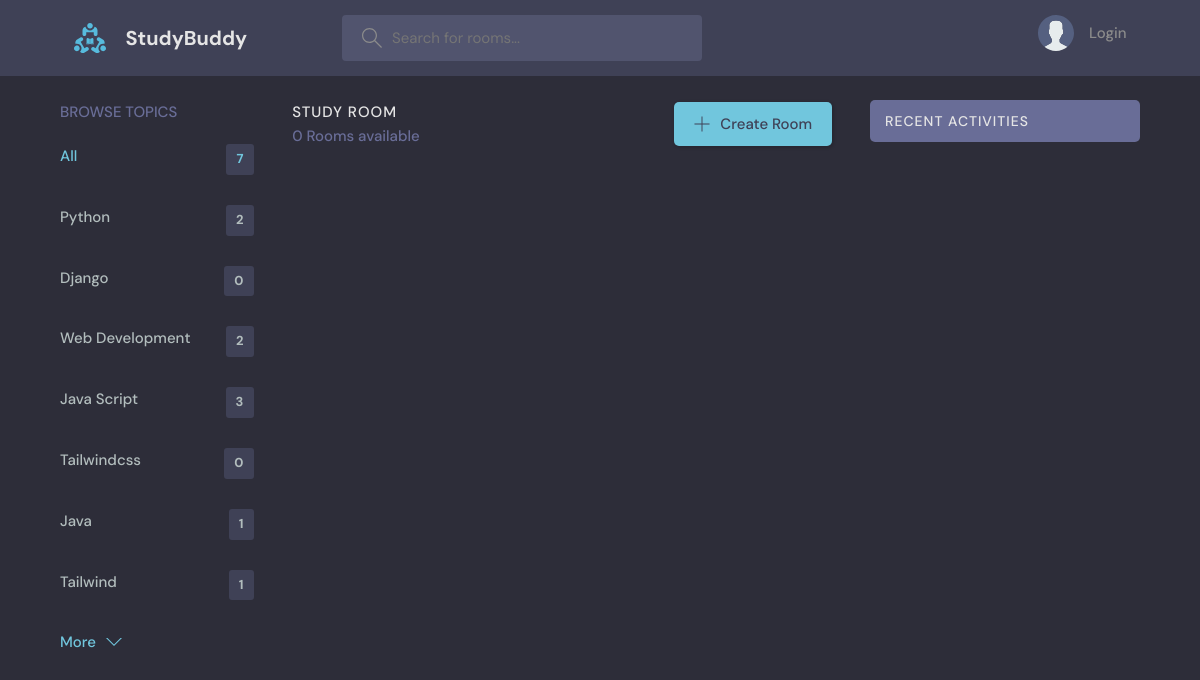
Screenshot of /?q=Django with the database file from the repository.
### base/models.py (models this page shows, shortened)
class Topic(models.Model):
    name = models.CharField(max_length=200)

### base/views.py (the view)
# urls.py: path('', views.Home, name='home'),
def Home(request):
    q = request.GET.get('q') if request.GET.get('q') != None else ''
    rooms = Room.objects.filter(
        Q(topic__name__icontains=q) |
        Q(name__icontains=q) |
        Q(description__icontains=q)
    )
    topics = Topic.objects.all()
    room_count = rooms.count()
    room_messages = Message.objects.filter(Q(room__topic__name__icontains=q) | Q(room__name__icontains=q) | Q(body__icontains=q))
    context = {'rooms': rooms, 'topics': topics, 'room_count': room_count, 'room_messages': room_messages}
    return render(request, 'base/home.html', context)

### base/templates/base/home.html (shortened to what this page needs)
{% extends 'main.html'%} {% block content%}
<main class="layout layout--3">
  <div class="container">
    {% include 'base/topics_component.html'%}
    <div class="roomList">
      <div class="roomList__header">
        <div>
          <h2>Study Room</h2>
          <p>{{room_count}} Rooms available</p>
        </div>
        <a class="btn btn--main" href="{% url 'create-room' %}">
          <svg
            version="1.1"
            xmlns="http://www.w3.org/2000/svg"
            width="32"
            height="32"
            viewBox="0 0 32 32"
          >
            <title>add</title>
            <path
              d="M16.943 0.943h-1.885v14.115h-14.115v1.885h14.115v14.115h1.885v-14.115h14.115v-1.885h-14.115v-14.115z"
            ></path>
          </svg>
          Create Room
        </a>
      </div>
    </div>
    {% include 'base/activity_component.html'%}
  </div>
</main>
{%endblock%}

### base/templates/base/topics_component.html
<div class="topics">
  <div class="topics__header">
    <h2>Browse Topics</h2>
  </div>
  <ul class="topics__list">
    <li>
      <a href="{% url 'home' %}" class="active">All <span>{{ topics.count }}</span></a>
    </li>
    {% for topic in topics %}
    <li>
      <a href="{% url 'home' %}?q={{ topic.name }}">{{ topic.name }}<span>{{ topic.room_set.all.count }}</span></a>
    </li>
    {% endfor %}
  </ul>
  <a class="btn btn--link" href="{% url 'topics' %}">
    More
    <svg
      version="1.1"
      xmlns="http://www.w3.org/2000/svg"
      width="32"
      height="32"
      viewBox="0 0 32 32"
    >
      <title>chevron-down</title>
      <path d="M16 21l-13-13h-3l16 16 16-16h-3l-13 13z"></path>
    </svg>
  </a>
</div>

### static/styles/style.css (style rules this page uses)
:root { --color-main: #71c6dd; --color-main-light: #e1f6fb; --color-dark: #3f4156; --color-dark-medium: #51546e; --color-dark-light: #696d97; --color-light: #e5e5e5; --color-gray: #8b8b8b; --color-light-gray: #b2bdbd; --color-bg: #2d2d39; --color-success: #5dd693; --color-error: #fc4b0b; }
* { font-family: "DM Sans", -apple-system, BlinkMacSystemFont, "Segoe UI", Roboto, Oxygen, Ubuntu, Cantarell, "Open Sans", "Helvetica Neue", sans-serif; margin: 0; padding: 0; box-sizing: border-box; text-rendering: optimizeLegibility; font-size: inherit; }
html { font-size: 56.25%; }
@media only screen and (min-width: 1200px) { html { font-size: 62.5%; } }
body { line-height: 1.6; font-weight: 400; font-size: 1.5rem; color: var(--color-light-gray); background-color: var(--color-bg); min-height: 100vh; }
a { display: inline-block; color: var(--color-main); text-decoration: none; }
.container { max-width: 120rem; width: 90%; margin: auto; }
.btn { background-color: transparent; border: none; display: inline-flex; align-items: center; gap: 1rem; cursor: pointer; transition: all ease-in-out 0.3s; padding: 1rem 2rem; border-radius: 5px; box-shadow: 1px 1px 3px 1px rgba(0, 0, 0, 0.15); font-weight: 500; }
.btn--link { border-radius: 0; padding: 0; color: var(--color-main); box-shadow: none; }
.btn--main { background-color: var(--color-main); color: var(--color-dark); }
.btn > svg { fill: currentColor; width: 1.6rem; height: 1.6rem; }
.layout { margin-top: 2.4rem; }
.layout > .container { display: flex; justify-content: space-between; align-items: flex-start; }
.layout--3 > .container > div:first-child { flex-basis: 18%; max-width: 22.5rem; }
.layout--3 > .container > div:nth-child(2) { flex-basis: 50%; }
.topics__header { margin-bottom: 2rem; }
.topics__header h2 { text-transform: uppercase; font-weight: 500; color: var(--color-dark-light); }
.topics__list { list-style: none; }
.topics__list li a { display: flex; justify-content: space-between; margin-bottom: 3rem; font-weight: 500; color: var(--color-light-gray); transition: all 0.3s ease-in-out; }
.topics__list li a.active, .topics__list li a:hover { color: var(--color-main); }
.topics__list li a span { padding: 0.5rem 1rem; background-color: var(--color-dark); border-radius: 3px; font-size: 1.3rem; font-weight: 700; letter-spacing: 1px; }
.roomList__header { display: flex; justify-content: space-between; align-items: center; margin-bottom: 2.4rem; }
.roomList__header h2 { text-transform: uppercase; font-weight: 500; color: var(--color-light); letter-spacing: 1px; }
.roomList__header p { font-weight: 500; color: var(--color-dark-light); }

### rows the page displays
Topic: name "Python", room_set.all.count "2"
Topic: name "Django", room_set.all.count "0"
Topic: name "Web Development", room_set.all.count "2"
Topic: name "Java Script", room_set.all.count "3"
Topic: name "Tailwindcss", room_set.all.count "0"
Topic: name "Java", room_set.all.count "1"
Topic: name "Tailwind", room_set.all.count "1"

### other values shown
{{ topics.count }} "7"
{{ room_count }} "0"
